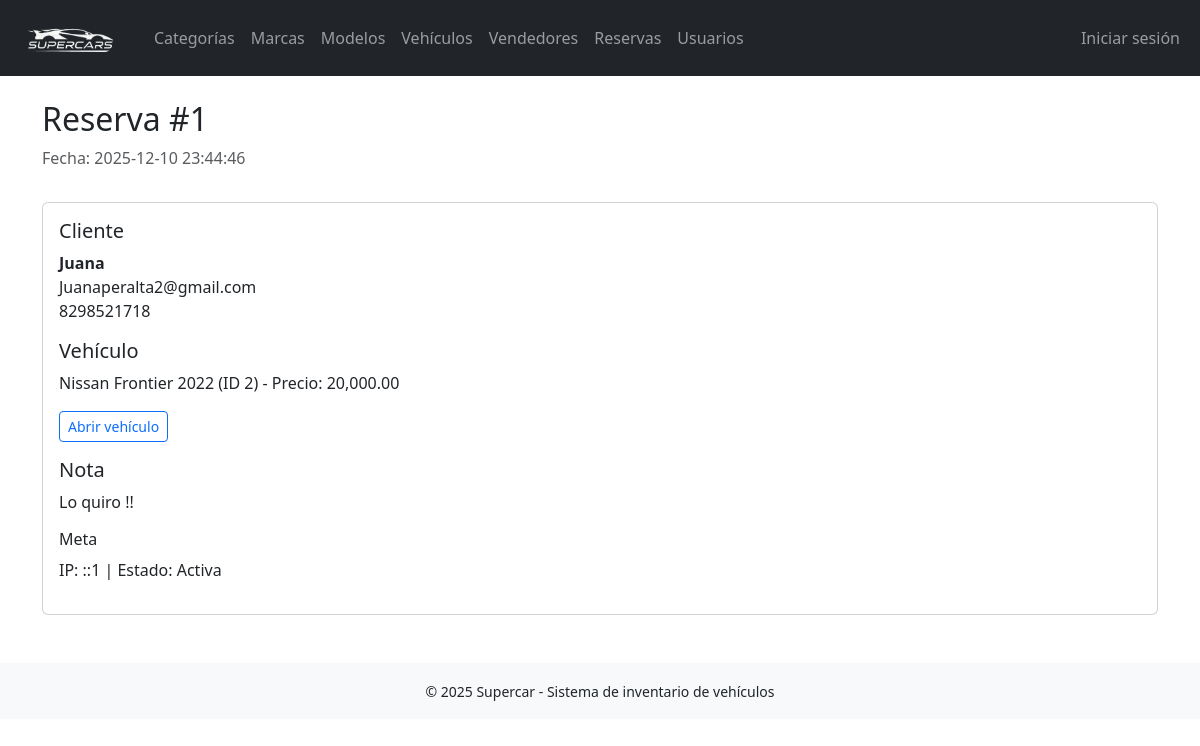
Screenshot of /reservas/ver.php?id=1 with the database file from the repository.
### tables this page shows
CREATE TABLE `reservas` (
  `id_reserva` int(11) NOT NULL,
  `id_vehiculo` int(11) NOT NULL,
  `nombre` varchar(150) NOT NULL,
  `email` varchar(150) NOT NULL,
  `telefono` varchar(50) DEFAULT NULL,
  `nota` text DEFAULT NULL,
  `ip` varchar(45) DEFAULT NULL,
  `estado` tinyint(1) NOT NULL DEFAULT 1,
  `fecha_reserva` datetime NOT NULL DEFAULT current_timestamp(),
  `creado_en` timestamp NOT NULL DEFAULT current_timestamp()
);

CREATE TABLE `marcas` (
  `id_marca` int(11) NOT NULL,
  `nombre` varchar(100) NOT NULL
);

CREATE TABLE `modelos` (
  `id_modelo` int(11) NOT NULL,
  `id_marca` int(11) NOT NULL,
  `nombre` varchar(100) NOT NULL
);

CREATE TABLE `vehiculos` (
  `id_vehiculo` int(11) NOT NULL,
  `id_categoria` int(11) NOT NULL,
  `id_marca` int(11) NOT NULL,
  `id_modelo` int(11) NOT NULL,
  `id_estatus` int(11) NOT NULL,
  `id_vendedor` int(11) NOT NULL,
  `año` int(11) DEFAULT NULL,
  `precio` decimal(12,2) DEFAULT NULL,
  `color` varchar(50) DEFAULT NULL,
  `vin` varchar(50) DEFAULT NULL,
  `descripcion` text DEFAULT NULL,
  `foto` varchar(255) DEFAULT NULL
);

### reservas/ver.php (the view, shortened to what this page needs)
<?php
require_once __DIR__ . '/../config/db.php';
$id = isset($_GET['id']) ? (int)$_GET['id'] : 0;
$stmt = $pdo->prepare('SELECT r.*, v.precio AS precio, v.id_vehiculo, v.id_estatus, m.nombre AS marca, mo.nombre AS modelo
  FROM reservas r
  LEFT JOIN vehiculos v ON v.id_vehiculo = r.id_vehiculo
  LEFT JOIN marcas m ON v.id_marca = m.id_marca
  LEFT JOIN modelos mo ON v.id_modelo = mo.id_modelo
  WHERE r.id_reserva = :id LIMIT 1');
$stmt->execute([':id'=>$id]);
$r = $stmt->fetch();
require_once __DIR__ . '/../includes/header.php';
?>
<div class="row mb-3">
  <div class="col-12">
    <h2>Reserva #<?= $r['id_reserva'] ?></h2>
    <p class="text-muted">Fecha: <?= $r['fecha_reserva'] ?></p>
  </div>
</div>
<div class="card">
  <div class="card-body">
    <h5>Cliente</h5>
    <p><strong><?= htmlspecialchars($r['nombre']) ?></strong><br><?= htmlspecialchars($r['email']) ?><br><?= htmlspecialchars($r['telefono']) ?></p>
    <h5>Vehículo</h5>
    <?php if ($r['id_vehiculo']): ?>
      <p><?= htmlspecialchars($r['marca'] . ' ' . $r['modelo']) ?> (ID <?= $r['id_vehiculo'] ?>) - Precio: <?= number_format((float)$r['precio'],2) ?></p>
      <a href="<?= defined('BASE_URL') ? BASE_URL : '' ?>/vehiculos/ver.php?id=<?= $r['id_vehiculo'] ?>" class="btn btn-sm btn-outline-primary">Abrir vehículo</a>
    <?php else: ?>
      <p class="text-muted">Vehículo no disponible</p>
    <?php endif; ?>
    <h5 class="mt-3">Nota</h5>
    <p><?= nl2br(htmlspecialchars($r['nota'])) ?></p>
    <h6>Meta</h6>
    <p>IP: <?= htmlspecialchars($r['ip'] ?? '') ?> | Estado: <?= $r['estado']==1 ? 'Activa' : 'Cancelada' ?></p>
  </div>
</div>
<?php require_once __DIR__ . '/../includes/footer.php'; ?>

### rows the page displays
reservas: id_reserva "1", fecha_reserva "2025-12-10 23:44:46", nombre "Juana", email "Juanaperalta2@gmail.com", telefono "8298521718", marcas.nombre "Nissan Frontier 2022", id_vehiculo.id_vehiculo "2", id_vehiculo.precio "20,000.00", nota "Lo quiro !!", ip "::1"
